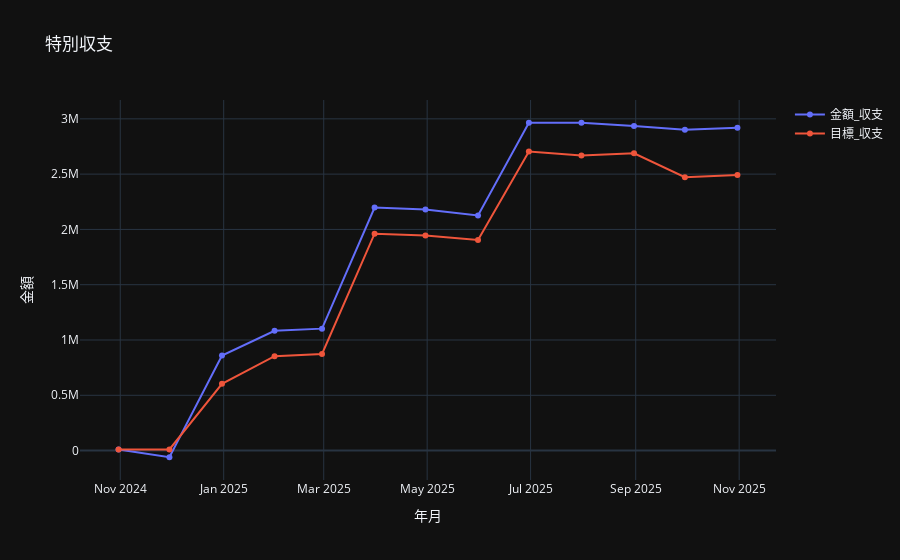

This figure's notebook cell:
### Code cell
# 6. 特別収支
fig = px.line(
    df_monthly, x=df_monthly.index, y=["金額_収支","目標_収支"], template='plotly_dark', markers=True,
    labels={'value':'金額', 'date':'年月', 'variable':''}, title = "特別収支"
)
fig.show()

### Figure 1 — Plotly figure (JSON) as saved in the notebook; plotly's stock layout.template omitted (floating-point values rounded to 4 significant figures)
{"data": [{"hovertemplate": "=金額_収支<br>年月=%{x}<br>金額=%{y}<extra></extra>", "legendgroup": "金額_収支", "line": {"color": "#636efa", "dash": "solid"}, "marker": {"symbol": "circle"}, "mode": "lines+markers", "name": "金額_収支", "orientation": "v", "showlegend": true, "type": "scatter", "x": ["2024-10-31T00:00:00.000000000", "2024-11-30T00:00:00.000000000", "2024-12-31T00:00:00.000000000", "2025-01-31T00:00:00.000000000", "2025-02-28T00:00:00.000000000", "2025-03-31T00:00:00.000000000", "2025-04-30T00:00:00.000000000", "2025-05-31T00:00:00.000000000", "2025-06-30T00:00:00.000000000", "2025-07-31T00:00:00.000000000", "2025-08-31T00:00:00.000000000", "2025-09-30T00:00:00.000000000", "2025-10-31T00:00:00.000000000"], "xaxis": "x", "y": [9000.0, -60320.0, 858900.0, 1083000.0, 1103000.0, 2198000.0, 2181000.0, 2127000.0, 2965000.0, 2965000.0, 2935000.0, 2900000.0, 2920000.0], "yaxis": "y"}, {"hovertemplate": "=目標_収支<br>年月=%{x}<br>金額=%{y}<extra></extra>", "legendgroup": "目標_収支", "line": {"color": "#EF553B", "dash": "solid"}, "marker": {"symbol": "circle"}, "mode": "lines+markers", "name": "目標_収支", "orientation": "v", "showlegend": true, "type": "scatter", "x": ["2024-10-31T00:00:00.000000000", "2024-11-30T00:00:00.000000000", "2024-12-31T00:00:00.000000000", "2025-01-31T00:00:00.000000000", "2025-02-28T00:00:00.000000000", "2025-03-31T00:00:00.000000000", "2025-04-30T00:00:00.000000000", "2025-05-31T00:00:00.000000000", "2025-06-30T00:00:00.000000000", "2025-07-31T00:00:00.000000000", "2025-08-31T00:00:00.000000000", "2025-09-30T00:00:00.000000000", "2025-10-31T00:00:00.000000000"], "xaxis": "x", "y": [10000.0, 10000.0, 604000.0, 854000.0, 874000.0, 1962000.0, 1946000.0, 1904000.0, 2704000.0, 2668000.0, 2688000.0, 2472000.0, 2492000.0], "yaxis": "y"}], "layout": {"legend": {"title": {"text": ""}, "tracegroupgap": 0}, "title": {"text": "特別収支"}, "xaxis": {"anchor": "y", "domain": [0, 1], "title": {"text": "年月"}}, "yaxis": {"anchor": "x", "domain": [0, 1], "title": {"text": "金額"}}}}
